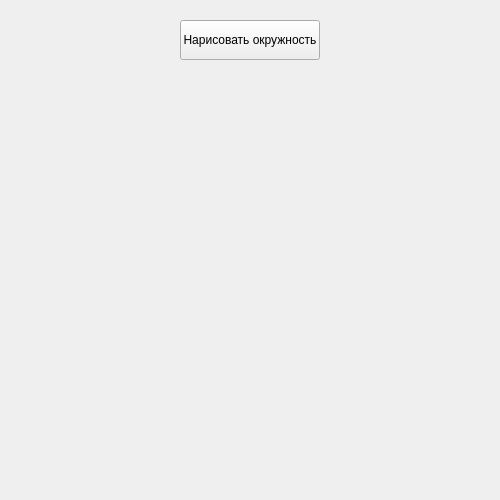
<?xml version="1.0" encoding="UTF-8"?>
<ui version="4.0">
 <class>MainWindow</class>
 <widget class="QMainWindow" name="MainWindow">
  <property name="geometry">
   <rect>
    <x>100</x>
    <y>100</y>
    <width>500</width>
    <height>500</height>
   </rect>
  </property>
  <property name="windowTitle">
   <string>Random Circles</string>
  </property>
  <widget class="QWidget" name="centralwidget">
   <widget class="QPushButton" name="pushButton">
    <property name="geometry">
     <rect>
      <x>180</x>
      <y>20</y>
      <width>140</width>
      <height>40</height>
     </rect>
    </property>
    <property name="text">
     <string>Нарисовать окружность</string>
    </property>
   </widget>
  </widget>
 </widget>
 <resources/>
 <connections/>
</ui>
